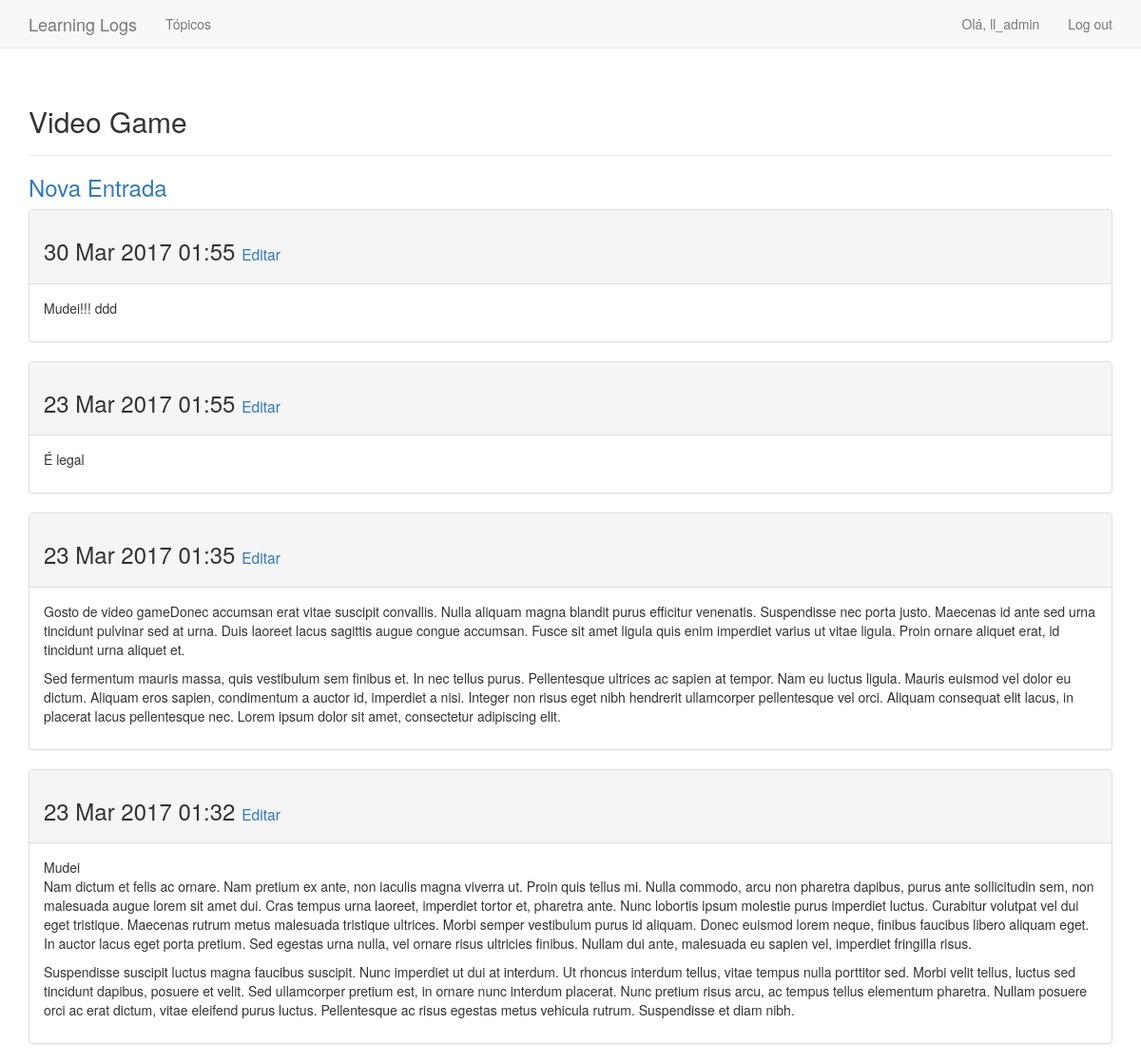
Page /topics/1/ (signed in) on the earlier database version.
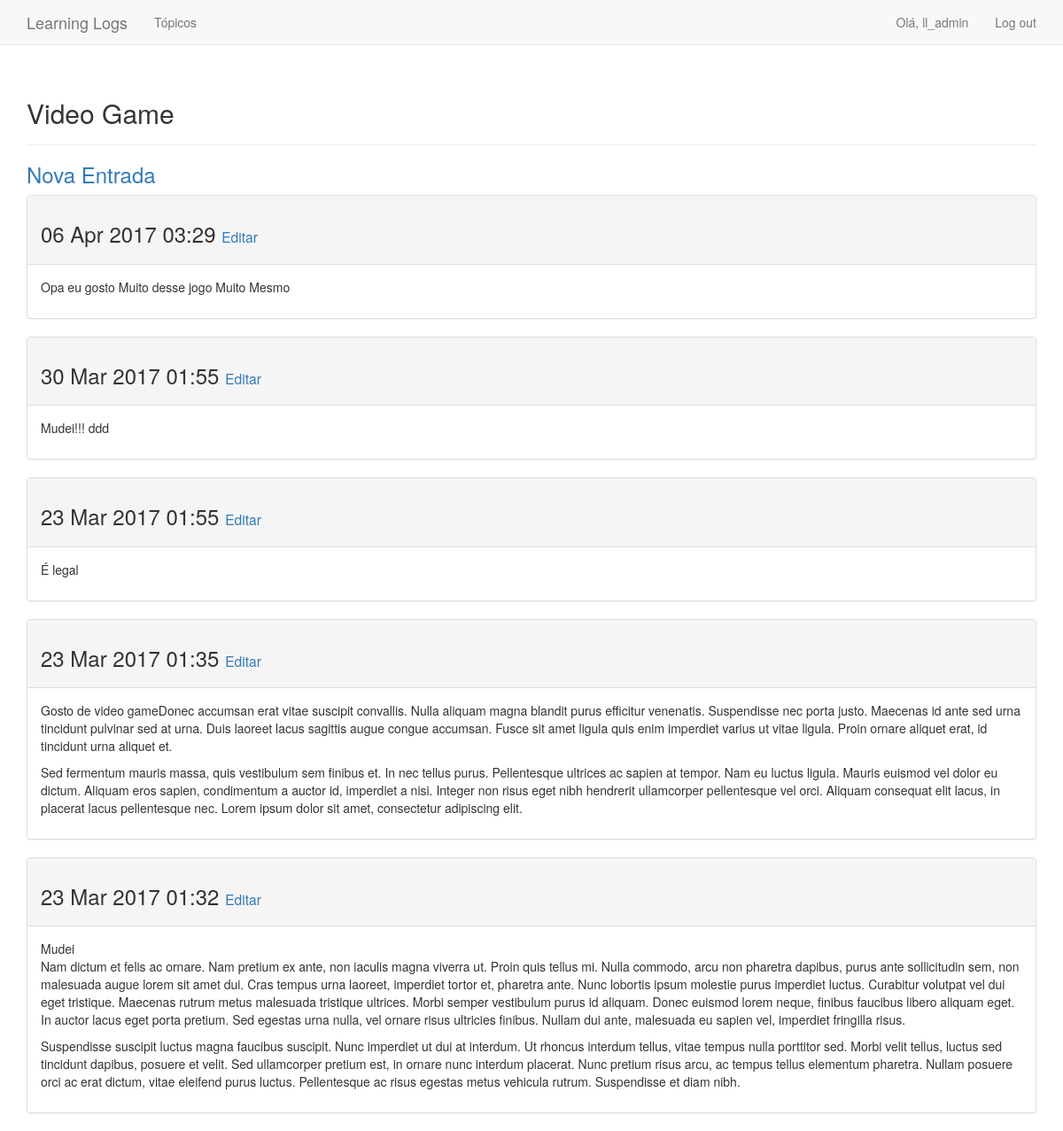
Same page on the later database version.
### learning_logs/models.py (models this page shows, shortened)
class Topic(models.Model):
    text = models.CharField(max_length=200)
    date_added = models.DateTimeField(auto_now_add=True)
    owner = models.ForeignKey(User)
    def __str__(self):
        return self.text

class Entry(models.Model):
    topic = models.ForeignKey(Topic)
    text = models.TextField()
    date_added = models.DateTimeField(auto_now_add=True)
    class Meta:
        verbose_name_plural = 'entries'

### learning_logs/views.py (the view)
# urls.py: url(r'^topics/(?P<topic_id>\d+)/$', views.topic, name='topic'),
@login_required
def topic(request, topic_id):
    topic = Topic.objects.get(id=topic_id)
    if topic.owner != request.user:
        raise Http404
    entries = topic.entry_set.order_by('-date_added')
    context = {'topic': topic, 'entries': entries}
    return render(request, 'learning_logs/topic.html', context)

### learning_logs/templates/learning_logs/topic.html
{% extends "learning_logs/base.html" %}
{% block header %}
<h2>{{ topic }}</h2>
{% endblock header %}
{% block content %}
<h3>
    <a href="{% url 'learning_logs:new_entry' topic.id %}">Nova Entrada</a>
</h3>
{% for entry in entries %}
    <div class="panel panel-default">
        <div class="panel-heading">
            <h3>
                {{ entry.date_added|date:'d M Y H:i' }}
                <small>
                    <a href="{% url 'learning_logs:edit_entry' entry.id %}">Editar</a>
                </small>
            </h3>
        </div>
        <div class="panel-body">
            {{ entry.text|linebreaks }}
        </div>
    </div>
    {% empty %}
    Não há entradas para esse tópico
{% endfor %}
{% endblock content %}

### learning_logs/templates/learning_logs/base.html (shortened to what this page needs)
{% load bootstrap3 %}
<!DOCTYPE html>
<html lang="pt-br">
<head>
    {% bootstrap_css %} {% bootstrap_javascript %}
</head>
<body>
    <nav class="navbar navbar-default navbar-static-top">
        <div class="container">
            <div class="navbar-header">
                <a href="{% url 'learning_logs:index' %}" class="navbar-brand">Learning Logs</a>
            </div>
            <div id="navbar" class="navbar-collapse collapse">
                <ul class="nav navbar-nav">
                    <li>
                        <a href="{% url 'learning_logs:topics' %}">Tópicos</a>
                    </li>
                </ul>
                <ul class="nav navbar-nav navbar-right">
                    {% if user.is_authenticated %}
                    <li><a>Olá, {{ user.username }}</a></li>
                    <li><a href="{% url 'users:logout' %}">Log out</a></li>
                    {% else %}
                    <li><a href="{% url 'users:register' %}">Cadastre-se</a></li>
                    <li><a href="{% url 'users:login' %}">Login</a></li>
                    {% endif %}
                </ul>
            </div>
        </div>
    </nav>
    <div class="container">
        <div class="page-header">
            {% block header %} {% endblock header %}
        </div>
        <div>
            {% block content %} {% endblock content %}
        </div>
    </div>
</body>
</html>

Differences in the rows shown:
added Entry: date_added "06 Apr 2017 03:29", text "Opa eu gosto Muito desse jogo Muito Mesmo"
